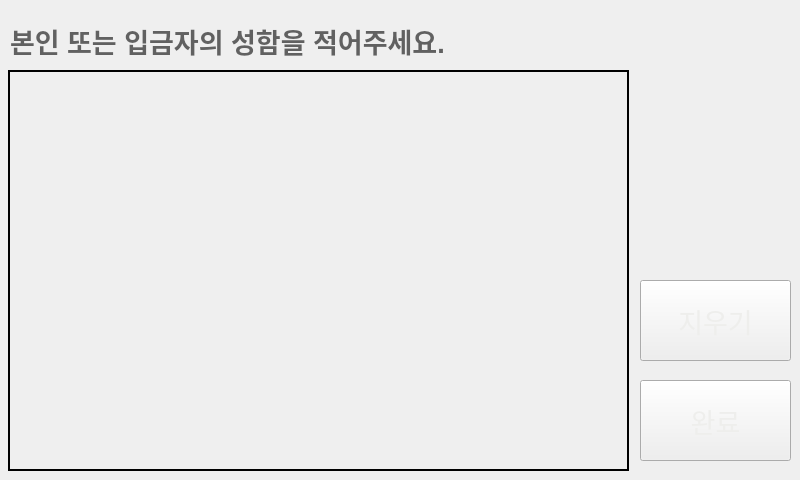
<?xml version="1.0" encoding="UTF-8"?>
<ui version="4.0">
 <class>page_signImage</class>
 <widget class="QWidget" name="page_signImage">
  <property name="geometry">
   <rect>
    <x>0</x>
    <y>0</y>
    <width>800</width>
    <height>480</height>
   </rect>
  </property>
  <property name="windowTitle">
   <string>Form</string>
  </property>
  <widget class="QScrollArea" name="scrollArea">
   <property name="geometry">
    <rect>
     <x>8</x>
     <y>70</y>
     <width>621</width>
     <height>401</height>
    </rect>
   </property>
   <property name="frameShape">
    <enum>QFrame::Box</enum>
   </property>
   <property name="frameShadow">
    <enum>QFrame::Plain</enum>
   </property>
   <property name="lineWidth">
    <number>2</number>
   </property>
   <property name="midLineWidth">
    <number>1</number>
   </property>
   <property name="widgetResizable">
    <bool>true</bool>
   </property>
   <widget class="QWidget" name="scrollAreaWidgetContents">
    <property name="geometry">
     <rect>
      <x>0</x>
      <y>0</y>
      <width>617</width>
      <height>397</height>
     </rect>
    </property>
   </widget>
  </widget>
  <widget class="QPushButton" name="btn_complete">
   <property name="geometry">
    <rect>
     <x>640</x>
     <y>380</y>
     <width>151</width>
     <height>81</height>
    </rect>
   </property>
   <property name="font">
    <font>
     <pointsize>20</pointsize>
    </font>
   </property>
   <property name="focusPolicy">
    <enum>Qt::NoFocus</enum>
   </property>
   <property name="styleSheet">
    <string notr="true">border-image: url(:/image/base7.png);
color: rgb(238, 238, 236);</string>
   </property>
   <property name="text">
    <string>완료</string>
   </property>
  </widget>
  <widget class="QPushButton" name="btn_clear">
   <property name="geometry">
    <rect>
     <x>640</x>
     <y>280</y>
     <width>151</width>
     <height>81</height>
    </rect>
   </property>
   <property name="font">
    <font>
     <pointsize>20</pointsize>
    </font>
   </property>
   <property name="focusPolicy">
    <enum>Qt::NoFocus</enum>
   </property>
   <property name="styleSheet">
    <string notr="true">border-image: url(:/image/base7.png);
color: rgb(238, 238, 236);</string>
   </property>
   <property name="text">
    <string>지우기</string>
   </property>
  </widget>
  <widget class="QLabel" name="label_3">
   <property name="geometry">
    <rect>
     <x>10</x>
     <y>10</y>
     <width>781</width>
     <height>61</height>
    </rect>
   </property>
   <property name="font">
    <font>
     <pointsize>20</pointsize>
     <weight>75</weight>
     <bold>true</bold>
    </font>
   </property>
   <property name="styleSheet">
    <string notr="true">color: rgb(97, 97, 97);</string>
   </property>
   <property name="text">
    <string>본인 또는 입금자의 성함을 적어주세요. </string>
   </property>
  </widget>
 </widget>
 <resources/>
 <connections/>
</ui>
